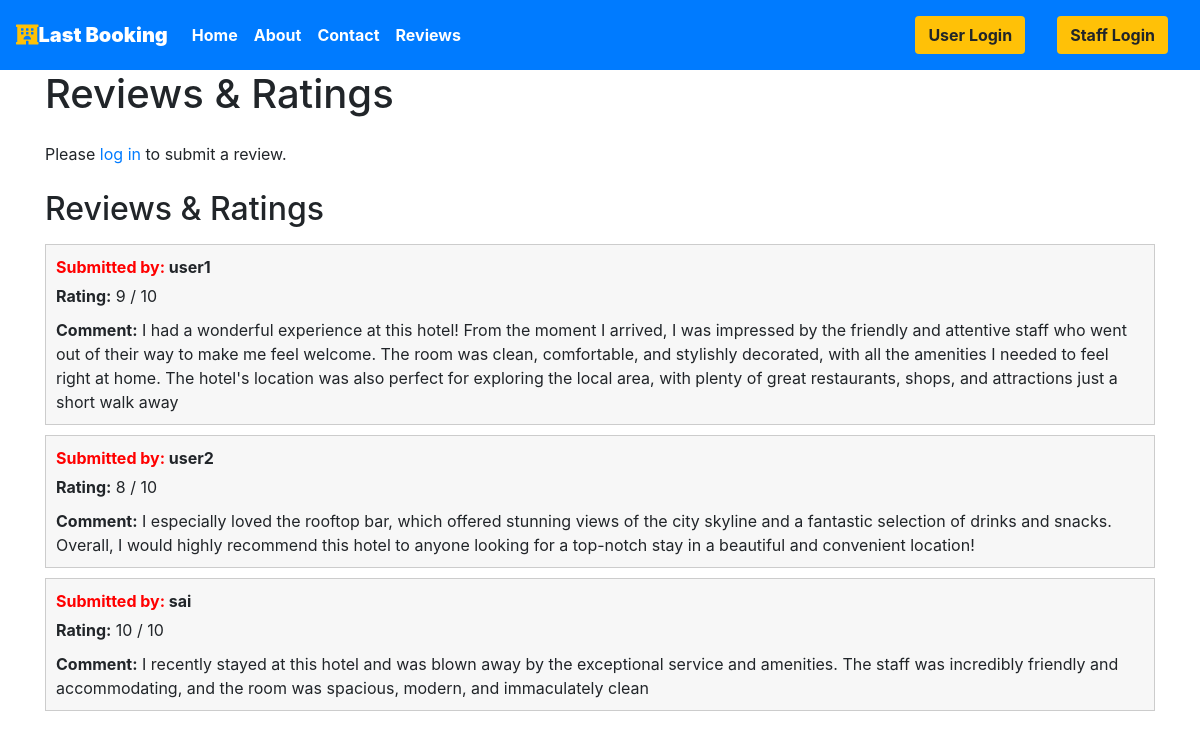
The app's page /reviewsPage, older data.
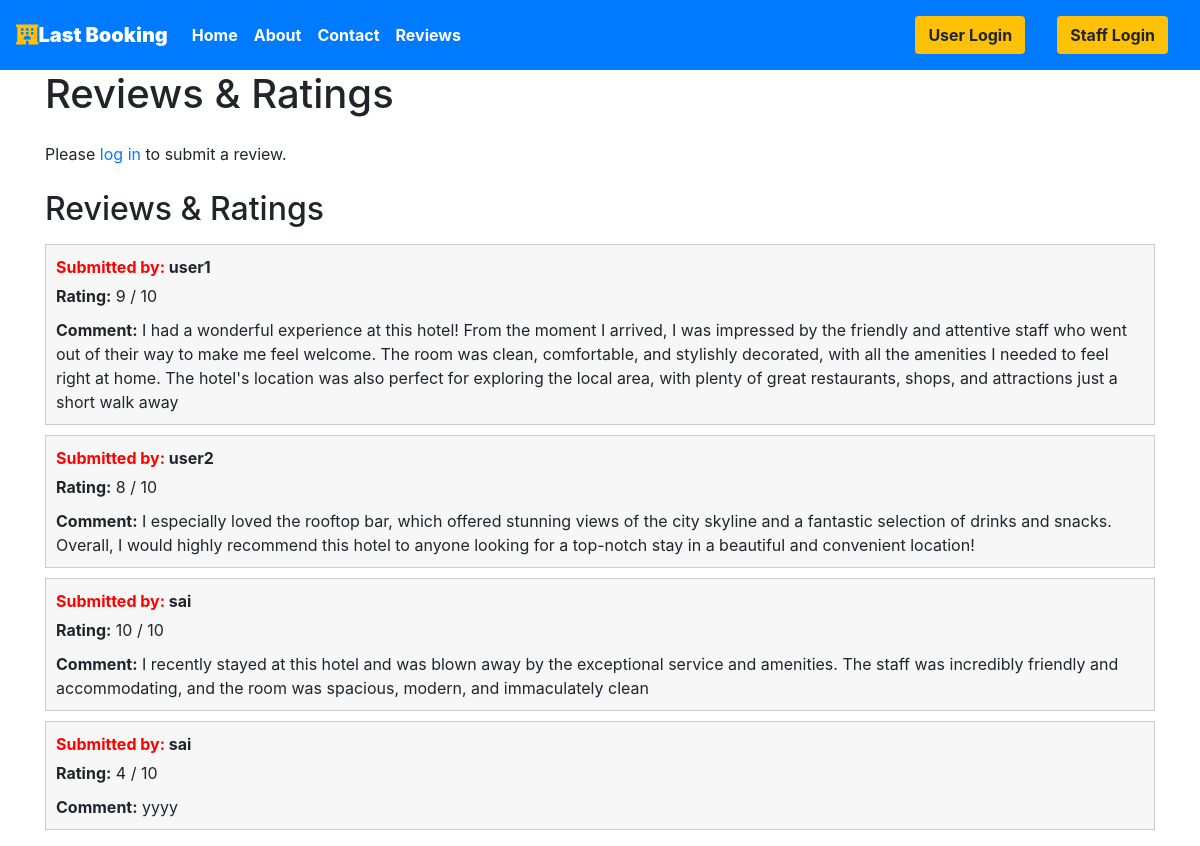
The same page, newer data.
### krishna/models.py (models this page shows)
class Review(models.Model):
    user = models.ForeignKey(User, on_delete=models.CASCADE)
    rating = models.IntegerField()
    comment = models.TextField(blank=True)

### krishna/views.py (the view, shortened to what this page needs)
# urls.py: path('reviewsPage', views.reviewsPage,name="reviewsPage"),
def reviewsPage(request):
    reviews = Review.objects.all()
    hotels = Hotels.objects.all()
    context = {'reviews': reviews, 'hotels': hotels}
    return HttpResponse(render(request, 'reviews.html', context))

### templates/reviews.html (shortened to what this page needs)
{% extends 'basic.html' %}
{% block body %}
  <div class="container">
    <h1 class="mb-4">Reviews & Ratings</h1>
    {% if user.is_authenticated %}
      <form method="POST" action="{% url 'reviewsPage' %}">
        {% csrf_token %}
        <div class="form-group">
          {{ form.as_p }}
        </div>
        <button class="btn btn-primary bg-primary" type="submit">Submit Review</button>
      </form>
    {% else %}
      <p class="mb-4">Please <a href="{% url 'userloginpage' %}">log in</a> to submit a review.</p>
    {% endif %}
    <h2 class="mb-3">Reviews & Ratings</h2>
    {% if reviews %}
   <ul style="list-style:none;padding:0;">
    {% for review in reviews %}
      <li style="background-color:#f7f7f7;border:1px solid #ccc;padding:10px;margin-bottom:10px;">
        <p style="font-weight:bold;margin:0;"><span style="color:#ff0000;">Submitted by:</span> {{ review.user.username }}</p>
        <p style="margin:5px 0 10px;"><span style="font-weight:bold;">Rating:</span> {{ review.rating }} / 10</p>
        {% if review.comment %}
          <p style="margin:5px 0 0;"><span style="font-weight:bold;">Comment:</span> {{ review.comment }}</p>
          {% endif %}
        </li>
      {% endfor %}
    </ul>
    {% else %}
      <p class="mt-3">No reviews yet.</p>
    {% endif %}
  </div>
{% endblock %}

Row changes from the older to the newer data that the page shows:
added Review: user.username "sai", rating "4", comment "yyyy"
